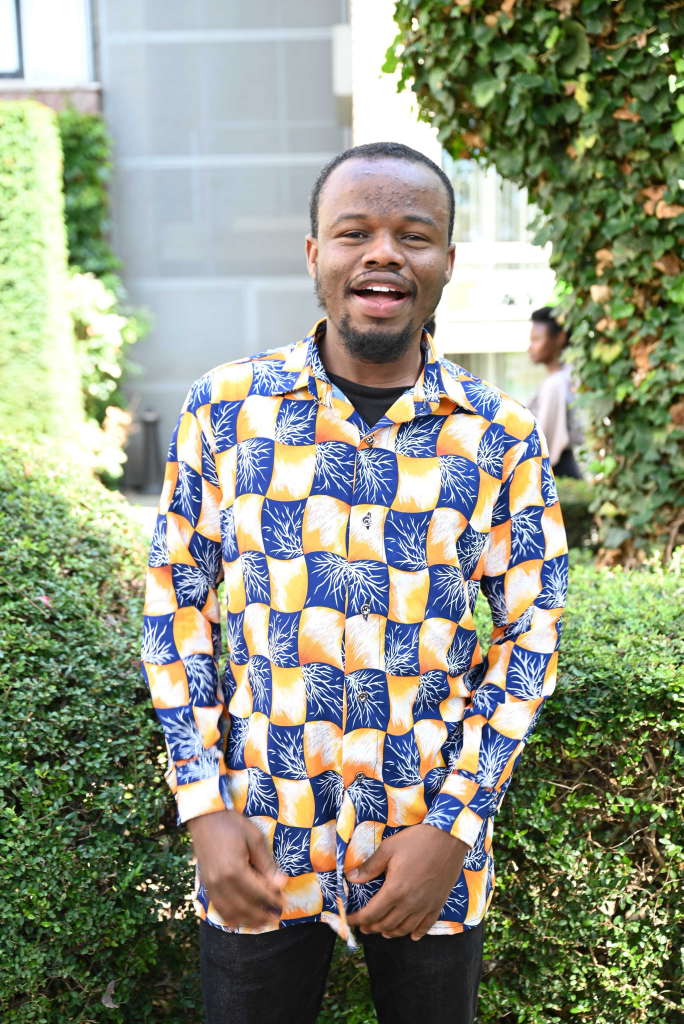
#> input picture me.jpg, 3417 x 5120 px, found by its file name (shown at 1/5 size)
$ python resize.py
#> lines starting #> are read from the running program, lines starting #| are printed output that depends on the picture
import cv2 as cv
import matplotlib.pyplot as plt

def ImageResize():
    Resize = cv.imread("C:/Users/Administrator/Documents/vs_code/computer_vision/opencv_intro/opencv_intro/opencv_intro/me.jpg")
#> Resize is the input picture: shape (5120, 3417, 3); mean B, G, R 129.9, 148.7, 142.4
    img = cv.resize(Resize,(342,512))
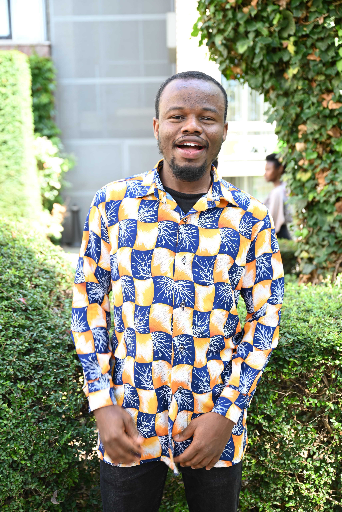
#> img: shape (512, 342, 3); mean B, G, R 129.9, 148.7, 142.4
    img = cv.cvtColor(img, cv.COLOR_BGR2RGB)
    img = img[286:300,311:400,:]
    height,width,_ = img.shape
#> height = 14; width = 31

    scale = 1/4

    interMethods = [
        cv.INTER_AREA,
        cv.INTER_LINEAR,
        cv.INTER_NEAREST,
        cv.INTER_CUBIC,
        cv.INTER_LANCZOS4
    ]

    interpTitle = ['area','linear','nearest','cubic','lanczos4']

    plt.figure()
    plt.subplot(2,3,1)
    plt.imshow(img)

    for i in range(len(interMethods)):
        plt.subplot(2,3,i+2)
        imgResize = cv.resize(img,(int(width*scale),int(height*scale)),
        interpolation= interMethods[i])
        plt.imshow(imgResize)
        plt.title(interpTitle[i])
    plt.show()
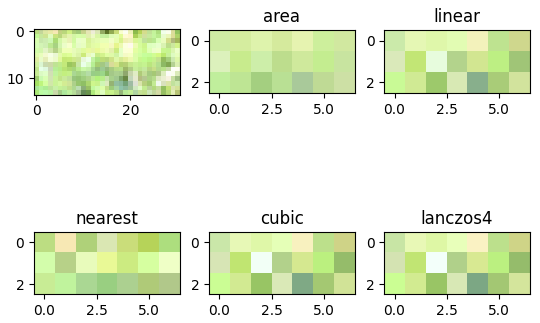
#> figure drawn by matplotlib, 6 panels

if __name__=='__main__':
    ImageResize()

$ run again, with 530610929_1078384944408029_1369117244780605595_n (1).jpg copied over me.jpg
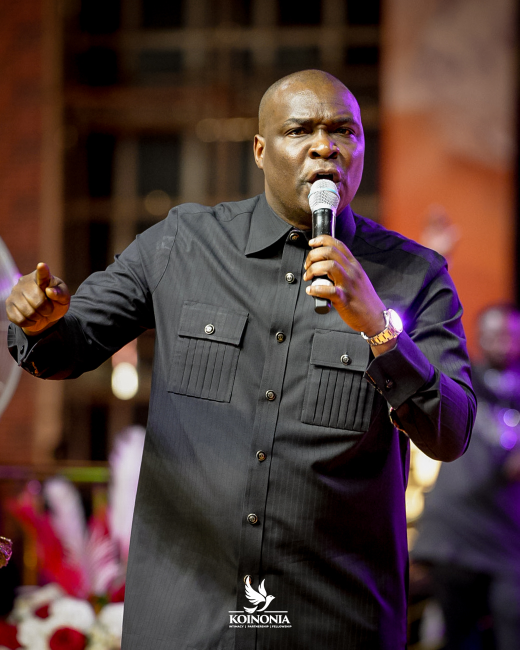
#> input picture 530610929_1078384944408029_1369117244780605595_n (1).jpg, 1039 x 1299 px, found by its file name (shown at 1/2 size)
#> in ImageResize, Resize is the input picture: shape (1299, 1039, 3); mean B, G, R 54.5, 57.6, 80.5
#> in ImageResize, `img = cv.resize(Resize,(342,512))`:
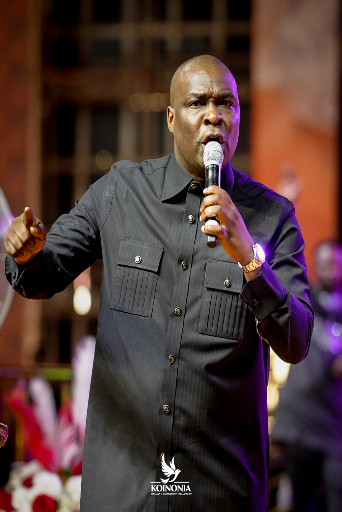
#> img: shape (512, 342, 3); mean B, G, R 54.3, 57.5, 80.4

$ run again, with 536283686_1087082003538323_3867098083816194939_n.jpg copied over me.jpg
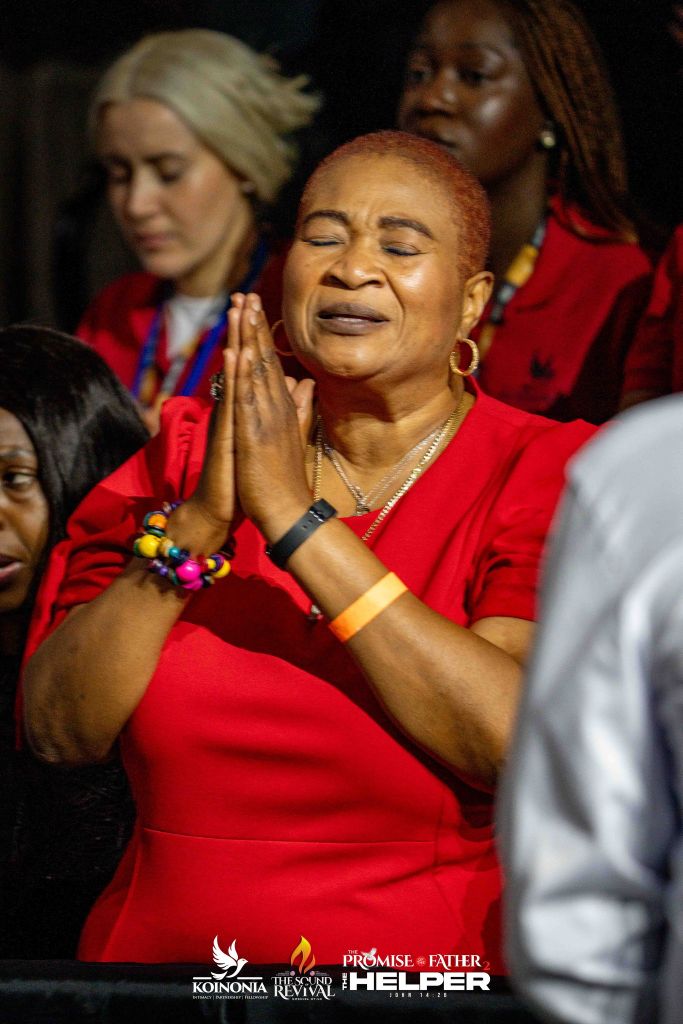
#> input picture 536283686_1087082003538323_3867098083816194939_n.jpg, 1365 x 2048 px, found by its file name (shown at 1/2 size)
#> in ImageResize, Resize is the input picture: shape (2048, 1365, 3); mean B, G, R 44.1, 52.4, 110.5
#> in ImageResize, `img = cv.resize(Resize,(342,512))`:
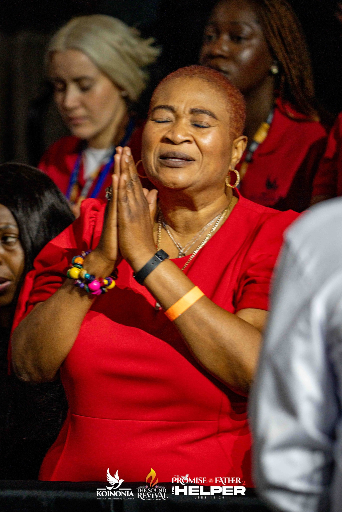
#> img: shape (512, 342, 3); mean B, G, R 44, 52.3, 110.4
